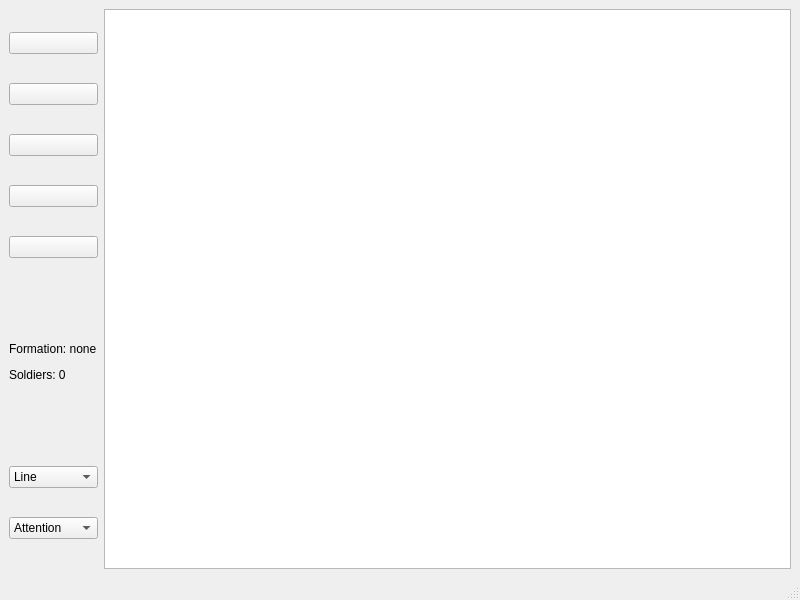
<?xml version="1.0" encoding="UTF-8"?>
<ui version="4.0">
 <class>MainWindow</class>
 <widget class="QMainWindow" name="MainWindow">
  <property name="geometry">
   <rect>
    <x>0</x>
    <y>0</y>
    <width>800</width>
    <height>600</height>
   </rect>
  </property>
  <property name="windowTitle">
   <string>MainWindow</string>
  </property>
  <widget class="QWidget" name="centralwidget">
   <layout class="QHBoxLayout" name="horizontalLayout">
    <item>
     <layout class="QVBoxLayout" name="verticalLayout">
      <item>
       <widget class="QPushButton" name="btnStart">
        <property name="text">
         <string/>
        </property>
        <property name="icon">
         <iconset resource="icons.qrc">
          <normaloff>:/icons/assets/run.svg</normaloff>:/icons/assets/run.svg</iconset>
        </property>
       </widget>
      </item>
      <item>
       <widget class="QPushButton" name="btnStop">
        <property name="text">
         <string/>
        </property>
        <property name="icon">
         <iconset resource="icons.qrc">
          <normaloff>:/icons/assets/stop.svg</normaloff>:/icons/assets/stop.svg</iconset>
        </property>
       </widget>
      </item>
      <item>
       <widget class="QPushButton" name="btnReset">
        <property name="text">
         <string/>
        </property>
        <property name="icon">
         <iconset resource="icons.qrc">
          <normaloff>:/icons/assets/reset.svg</normaloff>:/icons/assets/reset.svg</iconset>
        </property>
       </widget>
      </item>
      <item>
       <widget class="QPushButton" name="btnStep">
        <property name="text">
         <string/>
        </property>
        <property name="icon">
         <iconset resource="icons.qrc">
          <normaloff>:/icons/assets/step.svg</normaloff>:/icons/assets/step.svg</iconset>
        </property>
       </widget>
      </item>
      <item>
       <widget class="QPushButton" name="btnPause">
        <property name="text">
         <string/>
        </property>
        <property name="icon">
         <iconset resource="icons.qrc">
          <normaloff>:/icons/assets/pause.svg</normaloff>:/icons/assets/pause.svg</iconset>
        </property>
       </widget>
      </item>
      <item>
       <widget class="QLabel" name="lblStats">
        <property name="maximumSize">
         <size>
          <width>150</width>
          <height>150</height>
         </size>
        </property>
        <property name="text">
         <string>&lt;html&gt;&lt;head/&gt;&lt;body&gt;&lt;p&gt;Formation: none&lt;/p&gt;&lt;p&gt;Soldiers: 0&lt;/p&gt;&lt;/body&gt;&lt;/html&gt;</string>
        </property>
       </widget>
      </item>
      <item>
       <widget class="QComboBox" name="comboFormation">
        <item>
         <property name="text">
          <string>Line</string>
         </property>
        </item>
        <item>
         <property name="text">
          <string>Column</string>
         </property>
        </item>
        <item>
         <property name="text">
          <string>Wedge</string>
         </property>
        </item>
       </widget>
      </item>
      <item>
       <widget class="QComboBox" name="comboCommands">
        <item>
         <property name="text">
          <string>Attention</string>
         </property>
        </item>
        <item>
         <property name="text">
          <string>March</string>
         </property>
        </item>
        <item>
         <property name="text">
          <string>Halt</string>
         </property>
        </item>
        <item>
         <property name="text">
          <string>At Ease</string>
         </property>
        </item>
        <item>
         <property name="text">
          <string>Left Face</string>
         </property>
        </item>
        <item>
         <property name="text">
          <string>Right Face</string>
         </property>
        </item>
       </widget>
      </item>
     </layout>
    </item>
    <item>
     <widget class="QGraphicsView" name="simulationBoard"/>
    </item>
   </layout>
  </widget>
  <widget class="QMenuBar" name="menubar">
   <property name="geometry">
    <rect>
     <x>0</x>
     <y>0</y>
     <width>800</width>
     <height>22</height>
    </rect>
   </property>
  </widget>
  <widget class="QStatusBar" name="statusbar"/>
 </widget>
 <resources>
  <include location="icons.qrc"/>
 </resources>
 <connections/>
</ui>
